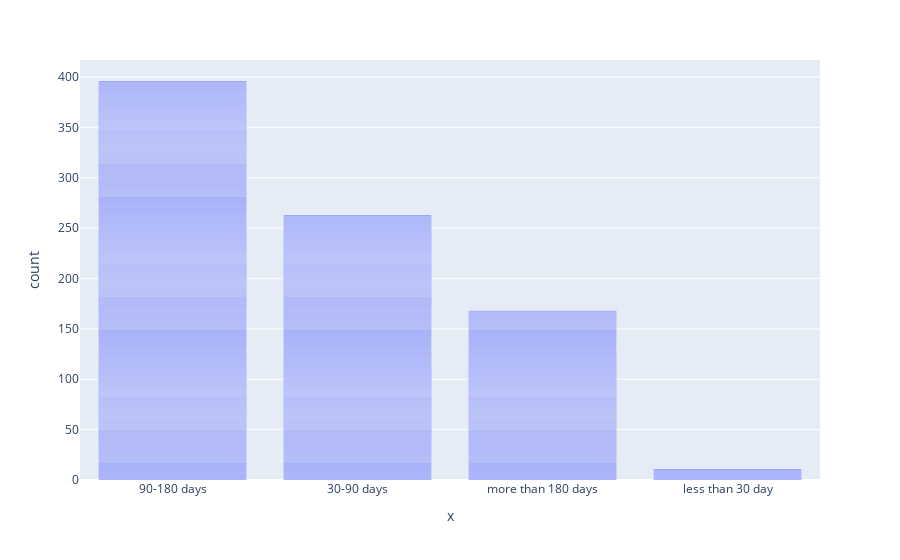

Here is the notebook cell this chart was saved with:
### Code cell
px.bar(x=ads_data_full_365d.first_ad)

### Figure 1 — Plotly figure (JSON) as saved in the notebook; plotly's stock layout.template omitted (floating-point values rounded to 4 significant figures; data arrays with more than 128 entries replaced by an {"elided": "..."} marker saying what was removed)
{"data": [{"alignmentgroup": "True", "hovertemplate": "x=%{x}<br>count=%{y}<extra></extra>", "legendgroup": "", "marker": {"color": "#636efa"}, "name": "", "offsetgroup": "", "orientation": "v", "showlegend": false, "textposition": "auto", "type": "bar", "x": {"elided": "838 str values"}, "xaxis": "x", "y": {"elided": "838 int values"}, "yaxis": "y"}], "layout": {"barmode": "relative", "legend": {"tracegroupgap": 0}, "margin": {"t": 60}, "xaxis": {"anchor": "y", "domain": [0, 1], "title": {"text": "x"}}, "yaxis": {"anchor": "x", "domain": [0, 1], "title": {"text": "count"}}}}
